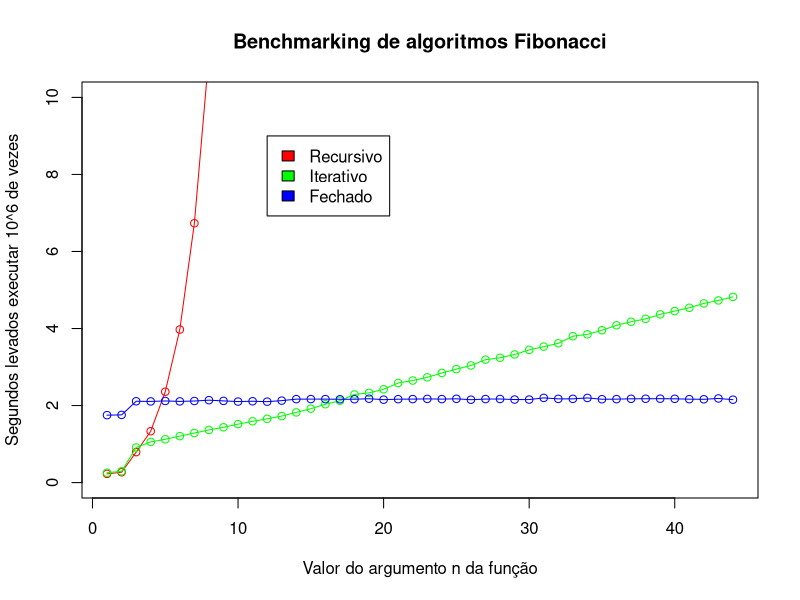

The R source for this figure:
fibtests <- read.csv('./history/benchmark_13nov2017_n4050i3.csv')

plot(
  x=fibtests$n_arg,
  y=fibtests$recursive_seconds,
  type='o',
  col='red',
  main='Benchmarking de algoritmos Fibonacci',
  xlab='Valor do argumento n da função',
  ylab='Segundos levados executar 10^6 de vezes',
  ylim=c(0, 10)
)

lines(
  x=fibtests$n_arg,
  y=fibtests$iterative_seconds,
  type='o',
  col='green'
)

lines(
  x=fibtests$n_arg,
  y=fibtests$explicit_seconds,
  type='o',
  col='blue'
)

legend(
  x=12,
  y=9,
  c('Recursivo', 'Iterativo', 'Fechado'),
  fill=c('red', 'green', 'blue')
)

